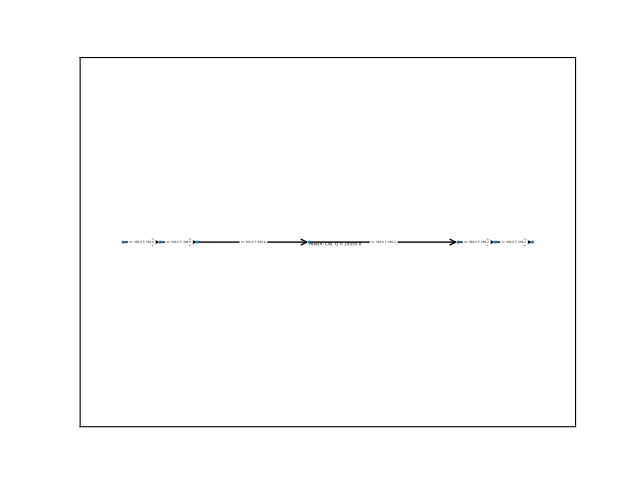

Reproduce this figure in Julia.
@time using CompHENS
using Plots
using JuMP
using HiGHS
using Test

file_path_xlsx = joinpath(@__DIR__, "CompHENS_interface_MWE.xlsx")
prob = ClassicHENSProblem(file_path_xlsx; ΔT_min = 45.0, verbose = true)
@time solve_minimum_utilities_subproblem!(prob; verbose = true)

print_min_utils_pinch_points(prob)
(; plt) = plot_composite_curve(prob)
plt |> display

@time solve_minimum_units_subproblem!(prob; verbose = true)

EMAT = 2.5
prob.results_dict[:add_units] = 1

@time generate_stream_matches!(prob, EMAT; digits = 8, verbose = true)

level = :primary_temperatures
hot_cc, cold_cc = prob.results_dict[level].hot_cc, prob.results_dict[level].cold_cc
print_full(hot_cc)
print_full(cold_cc)

level = :quaternary_temperatures
hot_cc, cold_cc = prob.results_dict[level].hot_cc, prob.results_dict[level].cold_cc
print_full(hot_cc)
print_full(cold_cc)

prob.results_dict[:Q]


# Network generation:
# Specify which superstructure to use for each stream
# Default is below: 
overall_network = construct_superstructure(prob.all_names, FloudasCiricGrossmann(), prob)
obj_func = CostScaledPaterson()
base_cost, cost_coeff, scaling_coeff = 4000, 500, 0.83

optimizer = optimizer_with_attributes(BARON.Optimizer, "MaxTime" => 20.0, "AbsConFeasTol" => 1)
results_df = generate_network!(prob, EMAT; optimizer = optimizer, obj_func = obj_func, verbose = true, cost_coeff = cost_coeff, scaling_coeff = scaling_coeff, base_cost = base_cost, save_model = true)

model = prob.results_dict[:network_gen_model]
file_name = "/home/avinash/Desktop/COMPHENS/CompHENS.jl/Examples/XLSX_interface/ClassicHENSProblem/NaN_MWE/NaN_MWE.pdf"

plot_HEN_streamwise(prob, model, overall_network, file_name; digits = 1)
